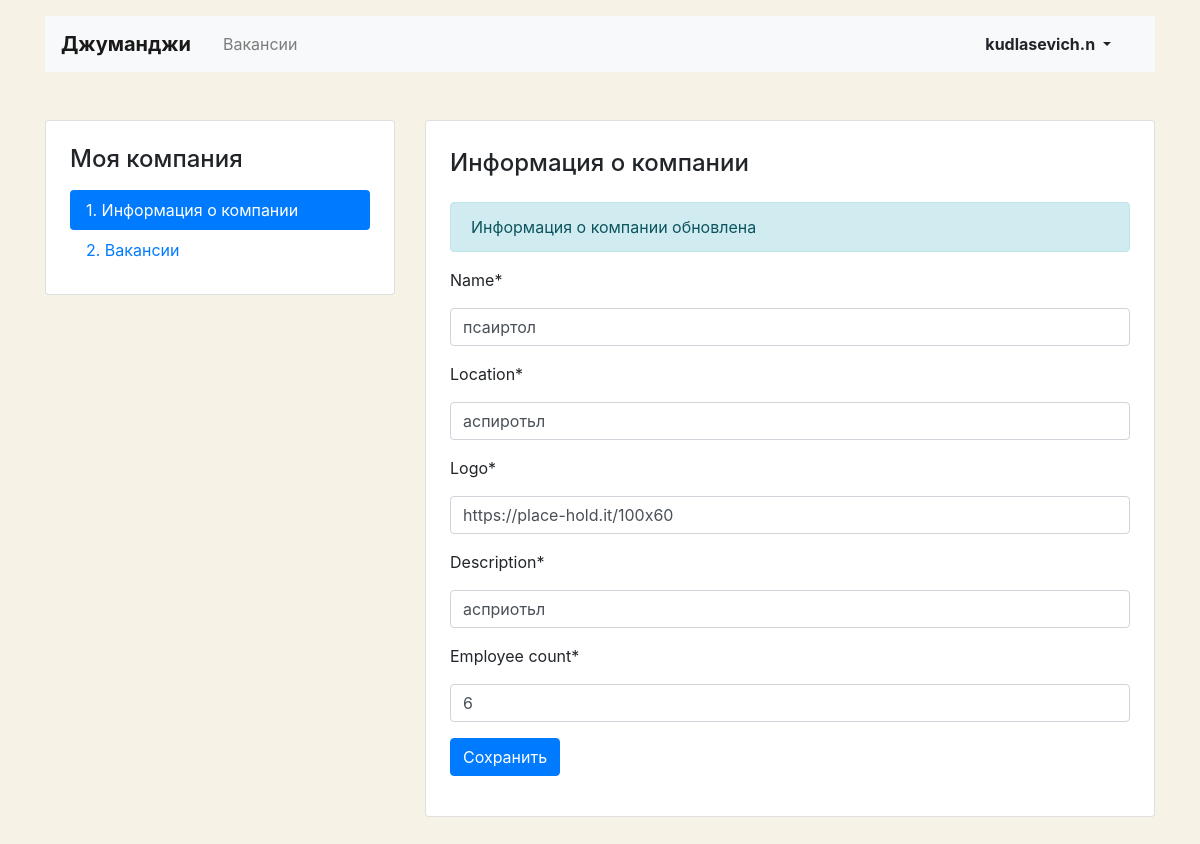
Page /mycompany/ (signed in) on the earlier database version.
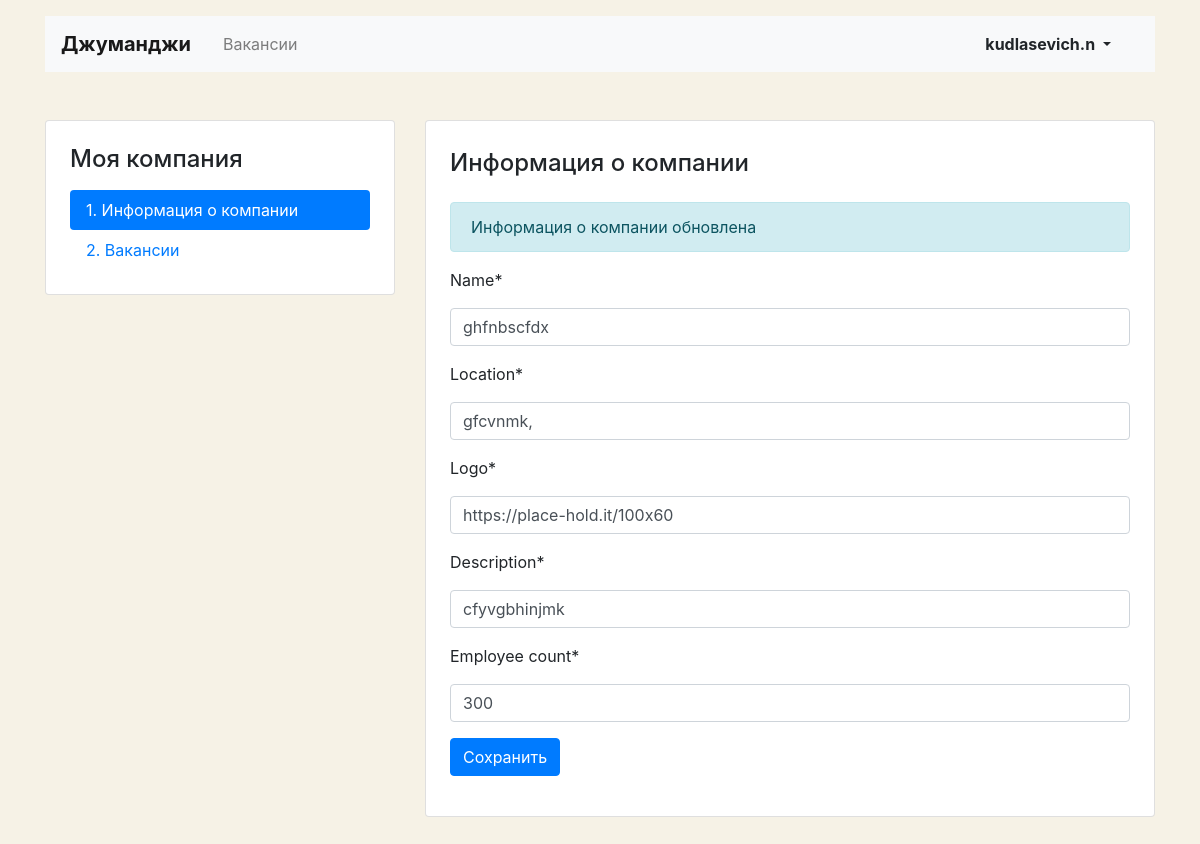
Same page on the later database version.
### vacancies/models.py (models this page shows, shortened)
class Company(models.Model):
    name = models.CharField(max_length=200)
    location = models.CharField(max_length=200)
    logo = models.URLField(default='https://place-hold.it/100x60')
    description = models.CharField(max_length=200)
    employee_count = models.IntegerField()
    owner = models.OneToOneField(get_user_model(), null=True, on_delete=models.CASCADE,
                                 related_name="company")

### vacancies/views.py (the view)
# urls.py: path('mycompany/', MyCompanyEditView.as_view(), name="company_edit"),
class MyCompanyEditView(BaseCompanyView, UpdateView):
    template_name = 'pages/company-edit.html'
    def dispatch(self, request, *args, **kwargs):
        try:
            company = request.user.company
            return super().dispatch(request, *args, **kwargs)
        except Company.DoesNotExist:
            return redirect('company_create_offer')
    def get_object(self, queryset=None):
        return get_object_or_404(Company, owner=self.request.user.id)

### vacancies/forms.py
class CompanyForm(forms.ModelForm):
    class Meta:
        model = Company
        fields = ('name', 'location', 'logo', 'description', 'employee_count')
    def __init__(self, *args, **kwargs):
        super().__init__(*args, **kwargs)
        self.helper = FormHelper()
        self.helper.form_method = 'post'
        self.helper.add_input(Submit('submit', 'Сохранить'))
        self.helper.form_class = 'form-group'
        self.helper.label_class = 'form-group'
        self.helper.field_class = 'form-group'

### vacancies/templates/pages/company-edit.html (shortened to what this page needs)
{% extends 'pages/base.html' %}
{% load crispy_forms_tags %}
{% block container %}
  <main class="container mt-3 pb-5">
    <div class="row mt-5">
      <div class="col-12 col-lg-4">
        <aside class="pt-3 pb-4 px-4 mb-5 card">
          <h1 class="h4 pt-2 pb-2">Моя компания</h1>
          <div class="nav flex-column nav-pills">
            <a class="nav-link active" href="{% url 'company_edit' %}">1. Информация о&nbsp;компании</a>
            <a class="nav-link" href="{% url 'vacancies_list' %}">2. Вакансии</a>
          </div>
        </aside>
      </div>
      <div class="col-12 col-lg-8">
        <div class="card">
          <div class="card-body px-4 pb-4">
            <section class="tab-pane fade show active">
              <h2 class="h4 pt-2 pb-3">Информация о&nbsp;компании</h2>
              <p class="alert alert-info" role="alert">
                Информация о компании обновлена
              </p>
              <form action="" enctype="multipart/form-data" method="post">
                  {% crispy form "bootstrap4" %}
              </form>
            </section>
          </div>
        </div>
      </div>
    </div>
  </main>
{% endblock %}

### vacancies/templates/pages/base.html (shortened to what this page needs)
<!DOCTYPE html>
<html lang="ru">
<head>
  <link rel="stylesheet" href="https://stackpath.bootstrapcdn.com/bootstrap/4.3.1/css/bootstrap.min.css">
    <link rel="stylesheet" href="https://maxcdn.bootstrapcdn.com/bootstrap/4.0.0/css/bootstrap.min.css">
</head>
<body>
  <header class="container mt-3">
    <nav class="navbar navbar-expand-lg navbar-light bg-light">
      <a class="navbar-brand mr-4 font-weight-bold" href="{% url 'main' %}">Джуманджи</a>
      <div class="collapse navbar-collapse justify-content-between" id="navbarNav">
        <ul class="navbar-nav col-10">
          <li class="nav-item">
            <a class="nav-link" href="{% url 'vacancies' %}">Вакансии</a>
          </li>
        </ul>
          {% if request.user.is_authenticated %}
            <ul class="navbar-nav col-2 justify-content-end">
          <li class="nav-item active">
            <div class="btn-group">
              <button type="button" class="btn dropdown-toggle font-weight-bold" data-toggle="dropdown" aria-haspopup="true" aria-expanded="false">
                {{ request.user.username }}
              </button>
            </div>
          </li>
        </ul>
          {% else %}
        <ul class="navbar-nav col-2 justify-content-end">
          <li class="nav-item active">
            <a href={% url 'login' %} class="nav-link font-weight-bold">Вход</a>
          </li>
        </ul>
          {% endif %}
      </div>
    </nav>
  </header>
  {% block container %}  {% endblock %}
</body>
</html>

### vacancies/templates/pages/company-edit.html (style rules this page uses)
body { background-color: #F6F2E6; }

Differences in the rows shown:
removed Company: name "псаиртол", location "аспиротьл", logo "https://place-hold.it/100x60", description "асприотьл", employee_count "6"
added Company: name "ghfnbscfdx", location "gfcvnmk,", logo "https://place-hold.it/100x60", description "cfyvgbhinjmk", employee_count "300"
